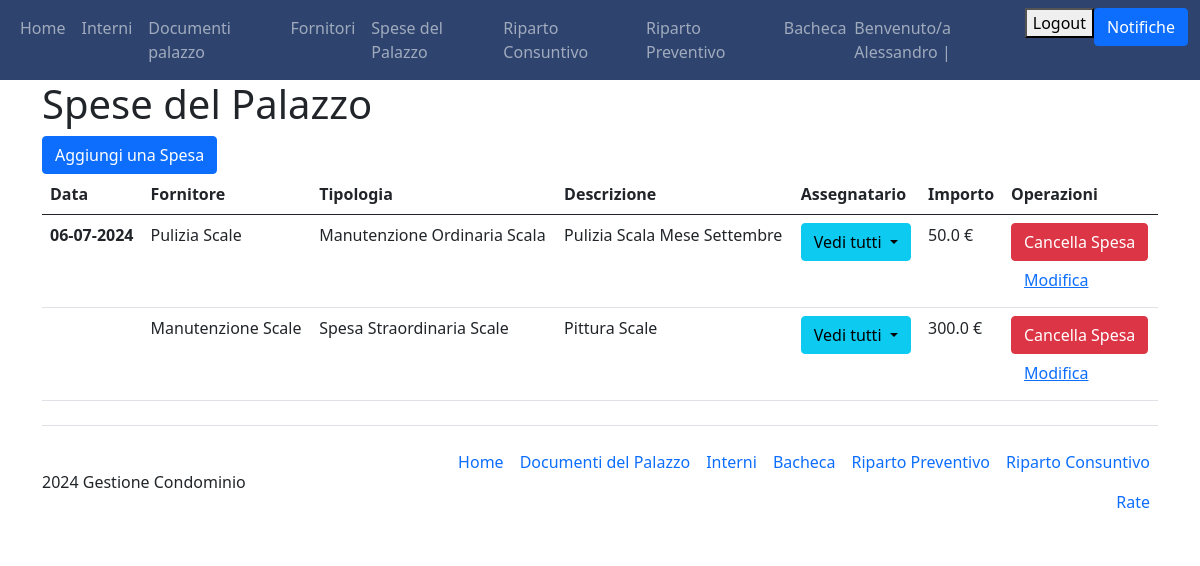
/spesa/ (signed in), run on the app's committed database.
### Condominio/models.py (models this page shows)
class Spesa(models.Model):
    class Tipologie(models.TextChoices):
        LUCE_PALAZZINA="Luce Palazzina"
        SCALE_PALAZZINA="Scale Palazzina"
        MANUTENZIONE_ORDINARIA="Manutenzione Ordinaria"
        MANUTENZIONE_ORDINARIA_COMUNE="Manutenzione Ordinaria Comune"
        MANUTENZIONE_ORDINARIA_SCALA="Manutenzione Ordinaria Scala"
        SPESA_GENERALE="Spese Generali"
        SPESA_STRAORDINARIA="Spese Straordinarie"
        SPESA_STRAORDINARIA_EDIFICIO="Spesa Straordinaria Edificio"
        SPESA_STRAORDINARIA_SCALE="Spesa Straordinaria Scale"
        SPESA_STRAORDINARIA_ANTENNE="Spesa Straordinaria Antenne"
        SPESE_DIVERSE="Spese Diverse"
    fornitore=models.ForeignKey(Fornitore, on_delete=models.PROTECT, default=None)
    data=models.DateField("Data")
    tipologia=models.TextField("Tipologia", choices=Tipologie.choices, default=Tipologie.SPESE_DIVERSE, max_length=200)
    descrizione=models.CharField(default=None, max_length=200)
    assegnatario=models.ManyToManyField(Interno)
    importo=models.FloatField("Totale", default=0)
    class Meta:
        verbose_name_plural="Spese"

class Fornitore(models.Model):
    nome = models.CharField(max_length=100, primary_key=True)
    contratto = models.FileField(verbose_name="Contratto", upload_to='files/', blank=True, default=None)
    indirizzo = models.CharField(max_length=200, blank=True)
    ragione_sociale = models.CharField(max_length=100, blank=True)
    partita_iva = models.CharField(max_length=100, blank=True)
    cf = models.CharField(max_length=100, blank=True)
    iban = models.CharField(max_length=200, blank=True)
    def __str__(self):
        return self.nome
    class Meta:
        verbose_name_plural = "Fornitori"

### Condominio/views.py (the view)
# urls.py: path('spesa/', views.spesa, name="spesa"),
@login_required(login_url='login')
def spesa(request):
    spese = Spesa.objects.all()
    """ if request.method == "POST":
        spesa_id = request.POST.get("spesa-id")
        print(spesa_id)
        spesa=Spesa.objects.filter(id=spesa_id).first()
        if spesa and (request.user.has_perm("main.delete_spesa")):
            spesa.delete() """
    return render(request, 'Condominio_main/spese.html', {"spese": spese})

### Condominio/models.py (called while the page is built)
    def __str__(self):
        out=self.numero_interno + " - " + str(self.condomino.last_name)
        return out

### Condominio/templates/Condominio_main/spese.html (shortened to what this page needs)
{% extends 'Condominio_main/base.html' %}
{% block content %}
<h1>Spese del Palazzo</h1>
<a class="btn btn-primary" href="/create_spesa" role="button">Aggiungi una Spesa</a>
<table class="table">
    <thead>
      <tr>
        <th scope="col">Data</th>
        <th scope="col">Fornitore</th>
        <th scope="col">Tipologia</th>
        <th scope="col">Descrizione</th>
        <th scope="col">Assegnatario</th> {% comment %} Deve poter essere un utente user di tipo non staff {% endcomment %}
        <th scope="col">Importo</th>
        <th scope="col">Operazioni</th>
      </tr>
    </thead>
    <tbody>
        {% for spesa in spese %}
        <tr>
            <th scope="row">{{spesa.data|date:"d-m-Y"}}</th>
            <td>{{spesa.fornitore}}</td>
            <td>{{spesa.tipologia}}</td>
            <td>{{spesa.descrizione}}</td>
            <td>
              <button class="btn btn-info dropdown-toggle" type="button" id="dropdownMenuButton1" data-bs-toggle="dropdown" aria-expanded="false">
                Vedi tutti
              </button>
            </td>
            <td>{{spesa.importo}} €</td>
            <td>
                {% if user == spesa.author or perms.main.delete_spesa %}
                <form method="post">
                        <a href="{% url 'cancella_spesa' pk=spesa.pk %}" class="btn btn-danger">Cancella Spesa</a>
                </form>
                <form method="post">
                        <a href="{% url 'edit_spesa' fornitore=spesa.fornitore %}" class="btn btn-link">Modifica</a>
                </form>
                {% endif %}
            </td>
        </tr>
        {% endfor %}
    </tbody>
</table>
{% endblock %}

### Condominio/templates/Condominio_main/base.html (shortened to what this page needs)
<!DOCTYPE html>
<html lang="en">
<head>
    <link href="https://cdn.jsdelivr.net/npm/bootstrap@5.0.2/dist/css/bootstrap.min.css" rel="stylesheet">
    <link rel="stylesheet" href="https://cdn.jsdelivr.net/npm/bootstrap-icons@1.11.3/font/bootstrap-icons.min.css">
</head>
<body>
    <nav class="navbar navbar-expand-lg navbar-dark" style="background-color: #2E446E">
        <div class="container-fluid">
            <div>
                <ul class="navbar-nav">
                    <li class="nav-item">
                        <a class="nav-link" href="/home">Home</a>
                    </li>
                    {% if user.is_authenticated and  user.is_staff %}
                    <li class="nav-item">
                        <a class="nav-link" href="/interni">Interni</a>
                    </li>
                    <li class="nav-item">
                        <a class="nav-link" href="/documenti_palazzo">Documenti palazzo</a>
                    </li>
                    {% endif %}
                    {% if user.is_staff %}
                    <li class="nav-item">
                        <a class="nav-link" href="/fornitori">Fornitori</a>
                    </li>
                    {% endif %}
                    <li class="nav-item">
                        <a class="nav-link" href="/spesa">Spese del Palazzo</a>
                    </li>
                    <li class="nav-item">
                        <a class="nav-link" href="/riparto_consuntivo">Riparto Consuntivo</a>
                    </li>
                    <li class="nav-item">
                        <a class="nav-link" href="/riparto_preventivo">Riparto Preventivo</a>
                    </li>
                    <li class="nav-item">
                        <a class="nav-link" href="/bacheca">Bacheca</a>
                    </li>
                </ul>
            </div>
            <div>
                <ul class="navbar-nav">
                    {% if user.is_authenticated %}
                    {% if user.is_staff %}
                    <span class="navbar-text">Benvenuto/a {{user.first_name}} | </span>
                    {% else %}
                    <span class="navbar-text">Benvenuto/a <a href="{% url 'profilo' %}">{{user.first_name}}</a> | </span>
                    {% endif %}
                    <li class="nav-item">
                        <form action="{% url 'logout' %}" method="post">
                            <button type="submit">Logout</button>
                        </form>
                    </li>
                    <li class="nav-item">
                        <button class="btn btn-primary" type="button" data-bs-toggle="offcanvas" data-bs-target="#offcanvasRight" aria-controls="offcanvasRight">Notifiche</button>
                    </li>
                    {% else %}
                    <li class="nav-item">
                        <a class="nav-link" href="{% url 'login' %}">Login</a>
                    </li>
                    {% endif %}
                </ul>
            </div>
        </div>
    </nav>
    <div class="container">
        {% block content %}
        {% endblock  %}
    </div>
    {% if user.is_authenticated and user.is_staff %}
    <div class="container" style="margin: auto auto 0 auto">
        <footer class="d-flex flex-wrap justify-content-between align-items-center py-3 my-4 border-top">
          <p class="col-md-4 mb-0 text-body-secondary"> 2024 Gestione Condominio </p>
          <ul class="nav col-md-8 justify-content-end">
            <li class="nav-item"><a href="/home" class="nav-link px-2 text-body-secondary">Home</a></li>
            <li class="nav-item"><a href="/documenti_palazzo" class="nav-link px-2 text-body-secondary">Documenti del Palazzo</a></li>
            <li class="nav-item"><a href="/interni" class="nav-link px-2 text-body-secondary">Interni</a></li>
            <li class="nav-item"><a href="/bacheca" class="nav-link px-2 text-body-secondary">Bacheca</a></li>
            <li class="nav-item"><a href="/riparto_preventivo" class="nav-link px-2 text-body-secondary">Riparto Preventivo</a></li>
            <li class="nav-item"><a href="/riparto_consuntivo" class="nav-link px-2 text-body-secondary">Riparto Consuntivo</a></li>
            <li class="nav-item"><a href="#" class="nav-link px-2 text-body-secondary">Rate</a></li>
          </ul>
        </footer>
    </div>
    {% endif %}
</body>
</html>

### data on the page
Spesa: data "06-07-2024", fornitore "Pulizia Scale", tipologia "Manutenzione Ordinaria Scala", descrizione "Pulizia Scala Mese Settembre", importo "50.0"
Spesa: fornitore "Manutenzione Scale", tipologia "Spesa Straordinaria Scale", descrizione "Pittura Scale", importo "300.0"

### other printed values
{{ user.first_name }} "Alessandro"
